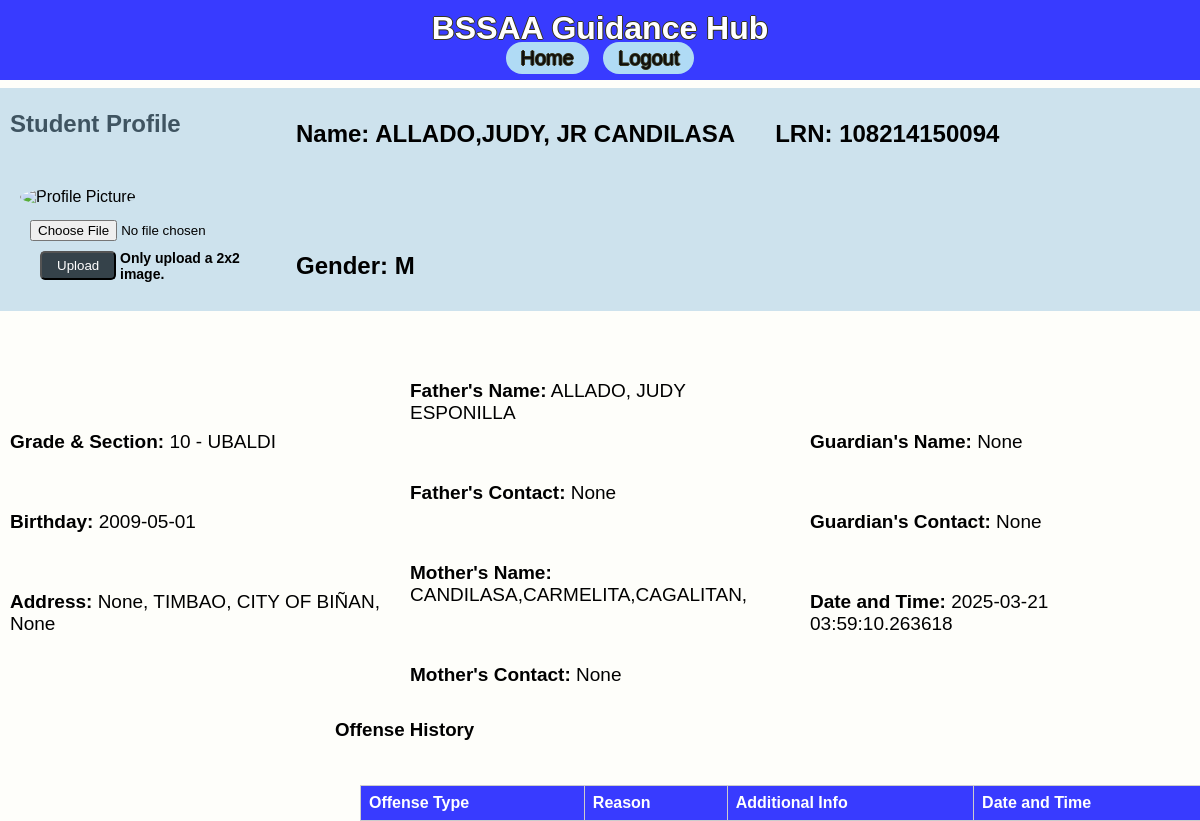
Page /view_profile/1 on the earlier database version.
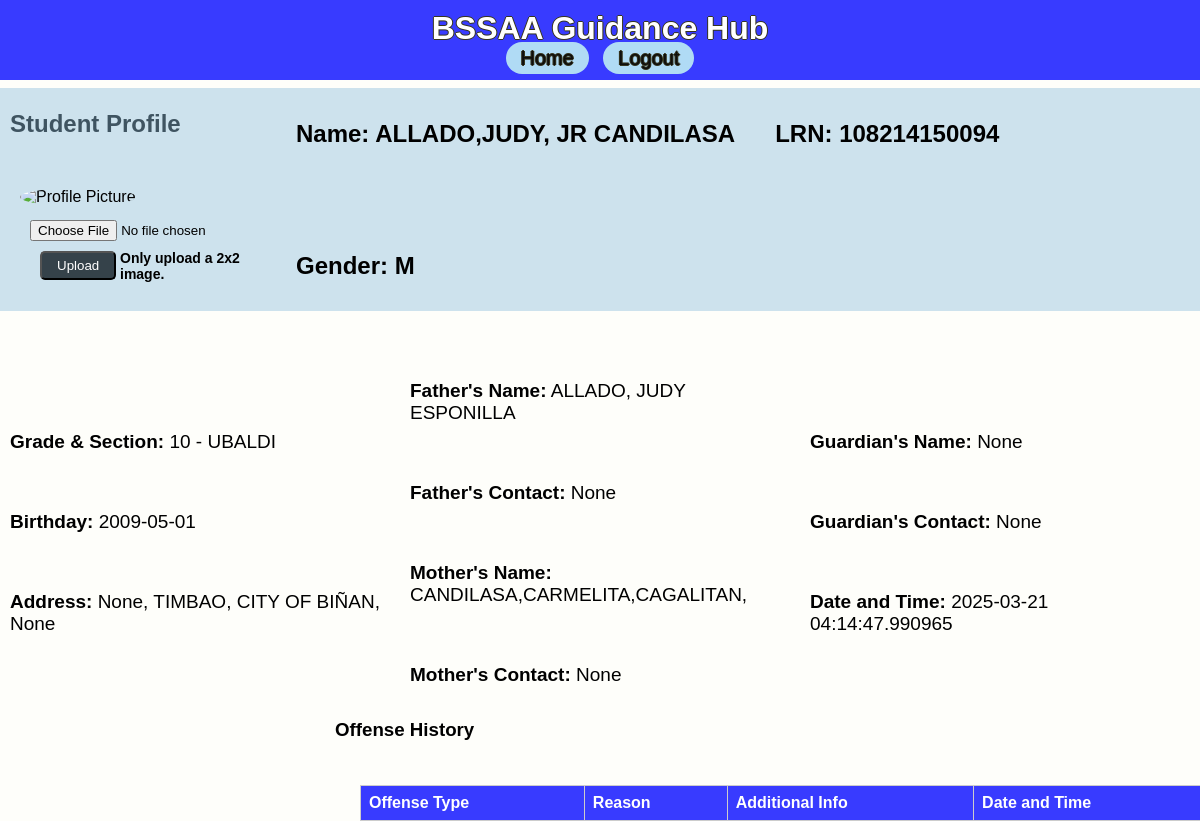
Same page on the later database version.
### app/models.py (models this page shows)
class StudentRecord(db.Model):
    id = db.Column(db.Integer, primary_key=True)
    lrn = db.Column(db.String(12), nullable=True, unique=True)
    name = db.Column(db.String(100), nullable=True)
    grade = db.Column(db.String(20), nullable=True)
    section = db.Column(db.String(50), nullable=True)
    birthdate = db.Column(db.Date, nullable=True)
    age = db.Column(db.Integer, nullable=True)
    gender = db.Column(db.String(10), nullable=True)
    mother_tongue = db.Column(db.String(50), nullable=True)
    ethnic_group = db.Column(db.String(50), nullable=True)
    religion = db.Column(db.String(50), nullable=True)
    address_house_no = db.Column(db.String(100), nullable=True)
    address_barangay = db.Column(db.String(100), nullable=True)
    address_city = db.Column(db.String(100), nullable=True)
    address_province = db.Column(db.String(100), nullable=True)
    mother_name = db.Column(db.String(100), nullable=True)
    mother_contact = db.Column(db.String(15), nullable=True)
    father_name = db.Column(db.String(100), nullable=True)
    father_contact = db.Column(db.String(15), nullable=True)
    guardian_name = db.Column(db.String(100), nullable=True)
    guardian_contact = db.Column(db.String(15), nullable=True)
    reason = db.Column(db.String(200), nullable=True)
    type_of_offense = db.Column(db.String(100), nullable=True)
    date_time = db.Column(db.DateTime, default=datetime.utcnow)
    additional_info = db.Column(db.String, nullable=True)
    profile_picture = db.Column(db.String(100), nullable=True)
    offenses = db.relationship('OffenseRecord', backref='student', lazy=True)

### app/routes.py (the view, shortened to what this page needs)
@main.route('/view_profile/<int:student_id>', methods=['GET', 'POST'])
def view_profile(student_id):
    student = StudentRecord.query.get_or_404(student_id)
    offenses = OffenseRecord.query.filter_by(student_id=student_id).all()
    return render_template('profile.html', student=student, offenses=offenses)

### app/templates/profile.html (shortened to what this page needs)
{% extends 'base.html' %}
{% block content %}
<h2>Student Profile</h2>
<div class="profile-container">
    <div class="profile-picture">
        <img src="{{ url_for('static', filename='profilepic/' + (student.profile_picture or 'profile_placeholder.png')) }}" alt="Profile Picture" width="150" height="150">
        <form method="POST" enctype="multipart/form-data">
            <input type="file" name="photo" accept="image/*">
            <button type="upload" class="btn btn-primary btn-sm">Upload</button>
        </form>
        <h1 class="smallnote">Only upload a 2x2 image.</h1>
    </div>
    <div class="profile-details3">
        <h4><strong>Name:</strong> {{ student.name }}</h4>
        <h4>LRN: {{ student.lrn }}</h4>
        <h4>Gender: {{ student.gender }}</h4>
    </div>
</div>
<div class="profile-container">
    <div class="profile-details">
        <p><strong>Grade & Section:</strong> {{ student.grade }} - {{ student.section }}</p>
        <p><strong>Birthday:</strong> {{ student.birthdate }}</p>
        <p><strong>Address:</strong> {{ student.address_house_no }}, {{ student.address_barangay }}, {{ student.address_city }}, {{ student.address_province }}</p>
    </div>
    <div class="profile-details">
        <p><strong>Father's Name:</strong> {{ student.father_name }}</p>
        <p><strong>Father's Contact:</strong> {{ student.father_contact }}</p>
        <p><strong>Mother's Name:</strong> {{ student.mother_name }}</p>
        <p><strong>Mother's Contact:</strong> {{ student.mother_contact }}</p>
    </div>
    <div class="profile-details">
        <p><strong>Guardian's Name:</strong> {{ student.guardian_name }}</p>
        <p><strong>Guardian's Contact:</strong> {{ student.guardian_contact }}</p>
        <p><strong>Date and Time:</strong> {{ student.date_time }}</p>
    </div>
</div>
<div class="proftable">
<h3>Offense History</h3>
<table class="table table-striped table-responsive">
    <tr>
        <th>Offense Type</th>
        <th>Reason</th>
        <th>Additional Info</th>
        <th>Date and Time</th>
    </tr>
</table>
</div>
{% endblock %}

Differences in the rows shown:
changed StudentRecord "ALLADO,JUDY, JR CANDILASA": date_time "2025-03-21 03:59:10.263618" → "2025-03-21 04:14:47.990965"
